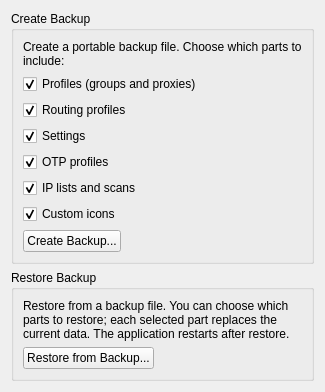
     <widget class="QWidget" name="tab_backup">
      <attribute name="title">
       <string>Backup and Restore</string>
      </attribute>
      <layout class="QVBoxLayout" name="verticalLayout_backup">
       <item>
        <widget class="QGroupBox" name="groupBox_backup_create">
         <property name="sizePolicy">
          <sizepolicy hsizetype="Preferred" vsizetype="Maximum">
           <horstretch>0</horstretch>
           <verstretch>0</verstretch>
          </sizepolicy>
         </property>
         <property name="title">
          <string>Create Backup</string>
         </property>
         <layout class="QVBoxLayout" name="verticalLayout_backup_create">
          <item>
           <widget class="QLabel" name="label_backup_desc">
            <property name="text">
             <string>Create a portable backup file. Choose which parts to include:</string>
            </property>
            <property name="wordWrap">
             <bool>true</bool>
            </property>
           </widget>
          </item>
          <item>
           <widget class="QCheckBox" name="backup_inc_profiles">
            <property name="text">
             <string>Profiles (groups and proxies)</string>
            </property>
            <property name="checked">
             <bool>true</bool>
            </property>
           </widget>
          </item>
          <item>
           <widget class="QCheckBox" name="backup_inc_routes">
            <property name="text">
             <string>Routing profiles</string>
            </property>
            <property name="checked">
             <bool>true</bool>
            </property>
           </widget>
          </item>
          <item>
           <widget class="QCheckBox" name="backup_inc_settings">
            <property name="text">
             <string>Settings</string>
            </property>
            <property name="checked">
             <bool>true</bool>
            </property>
           </widget>
          </item>
          <item>
           <widget class="QCheckBox" name="backup_inc_otp">
            <property name="text">
             <string>OTP profiles</string>
            </property>
            <property name="checked">
             <bool>true</bool>
            </property>
           </widget>
          </item>
          <item>
           <widget class="QCheckBox" name="backup_inc_ip_lists">
            <property name="text">
             <string>IP lists and scans</string>
            </property>
            <property name="checked">
             <bool>true</bool>
            </property>
           </widget>
          </item>
          <item>
           <widget class="QCheckBox" name="backup_inc_icons">
            <property name="text">
             <string>Custom icons</string>
            </property>
            <property name="checked">
             <bool>true</bool>
            </property>
           </widget>
          </item>
          <item>
           <layout class="QHBoxLayout" name="horizontalLayout_backup_btn">
            <item>
             <widget class="QPushButton" name="backup_create">
              <property name="text">
               <string>Create Backup...</string>
              </property>
             </widget>
            </item>
            <item>
             <spacer name="horizontalSpacer_backup">
              <property name="orientation">
               <enum>Qt::Orientation::Horizontal</enum>
              </property>
              <property name="sizeHint" stdset="0">
               <size>
                <width>40</width>
                <height>20</height>
               </size>
              </property>
             </spacer>
            </item>
           </layout>
          </item>
         </layout>
        </widget>
       </item>
       <item>
        <widget class="QGroupBox" name="groupBox_backup_restore">
         <property name="sizePolicy">
          <sizepolicy hsizetype="Preferred" vsizetype="Maximum">
           <horstretch>0</horstretch>
           <verstretch>0</verstretch>
          </sizepolicy>
         </property>
         <property name="title">
          <string>Restore Backup</string>
         </property>
         <layout class="QVBoxLayout" name="verticalLayout_backup_restore">
          <item>
           <widget class="QLabel" name="label_restore_desc">
            <property name="text">
             <string>Restore from a backup file. You can choose which parts to restore; each selected part replaces the current data. The application restarts after restore.</string>
            </property>
            <property name="wordWrap">
             <bool>true</bool>
            </property>
           </widget>
          </item>
          <item>
           <layout class="QHBoxLayout" name="horizontalLayout_restore_btn">
            <item>
             <widget class="QPushButton" name="backup_restore">
              <property name="text">
               <string>Restore from Backup...</string>
              </property>
             </widget>
            </item>
            <item>
             <spacer name="horizontalSpacer_restore">
              <property name="orientation">
               <enum>Qt::Orientation::Horizontal</enum>
              </property>
              <property name="sizeHint" stdset="0">
               <size>
                <width>40</width>
                <height>20</height>
               </size>
              </property>
             </spacer>
            </item>
           </layout>
          </item>
         </layout>
        </widget>
       </item>
       <item>
        <spacer name="verticalSpacer_backup">
         <property name="orientation">
          <enum>Qt::Orientation::Vertical</enum>
         </property>
         <property name="sizeHint" stdset="0">
          <size>
           <width>20</width>
           <height>0</height>
          </size>
         </property>
        </spacer>
       </item>
      </layout>
     </widget>
